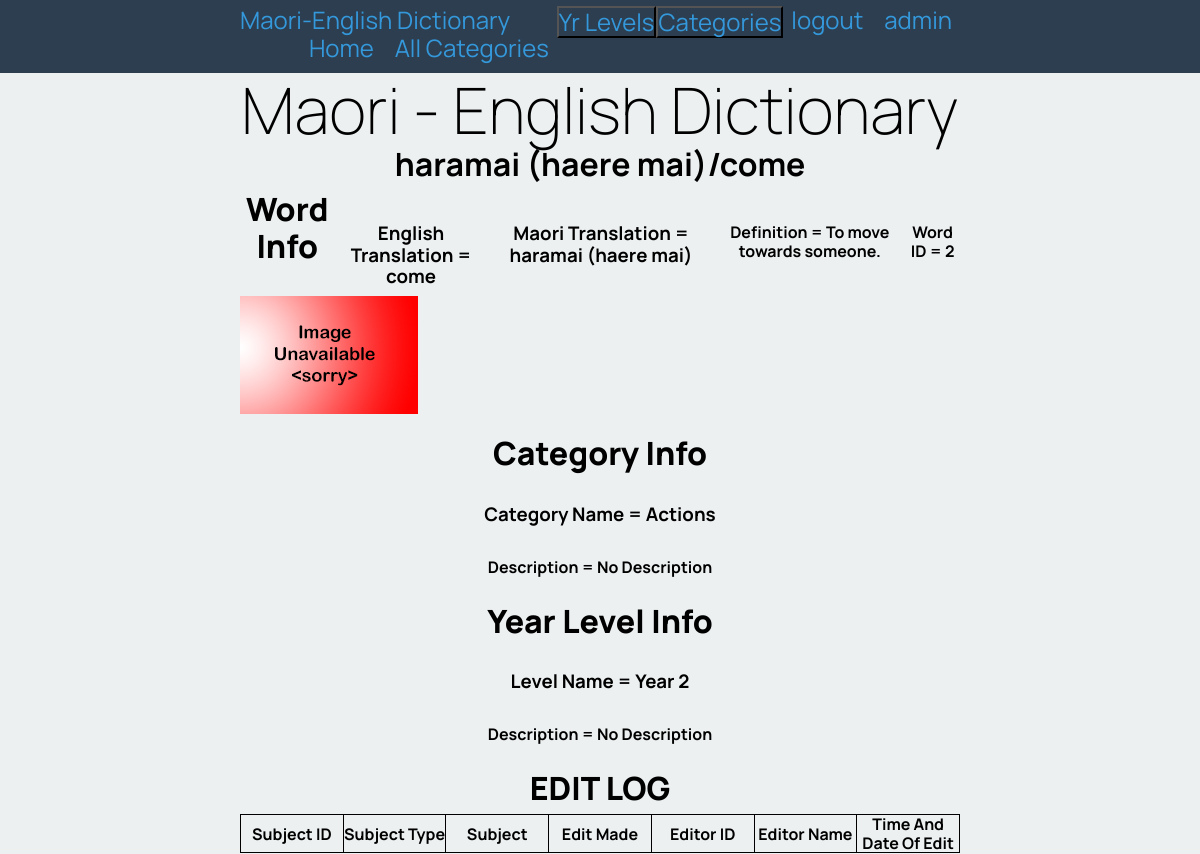
Screenshot of /word_page/2 (signed in) with the database file from the repository.
### tables this page shows
CREATE TABLE words
(
    id         integer
        constraint words_pk
            primary key autoincrement,
    eng_word   varchar(30),
    category   integer
        constraint words_categories_id_fk
            references categories,
    definition varchar(150),
    level      integer
        constraint english_words_categories_id_fk_2
            references categories,
    mri_word   varchar(30)
, image varchar(60));

CREATE TABLE categories
(
    id          integer
        constraint categories_pk
            primary key autoincrement,
    title       varchar(30),
    description varchar(150)
, type char(10));

### app.py (the view)
@app.route('/word_page/<word_id>')
def render_word_page(word_id):
    con = create_connection(DATABASE)
    cur = con.cursor()
    query = "SELECT mri_word, eng_word, definition, category, level, image, id FROM words WHERE id = ?"
    cur.execute(query, (word_id))
    word_list = cur.fetchall()
    query = "SELECT title, description FROM categories WHERE id =? "
    cur.execute(query, (word_list[0][3],))
    cat_info = cur.fetchall()[0]
    cur.execute(query, (word_list[0][4],))
    lev_info = cur.fetchall()[0]
    if is_logged_in()[1] != "admin":
        query = "SELECT edited_id, edited_type, edit, editor_id, date_time, editor_name, edited_title FROM edit_log WHERE edited_id=? or edited_id=? or edited_id=?"
        cur.execute(query, (word_id, word_list[0][3], word_list[0][4]))
        edit_list = cur.fetchall()
    else:
        edit_list = []
    con.close()
    print(lev_info)
    print(cat_info)
    return render_template('word_page.html', cat_list=render_cat_lev_menus('C'), lev_list=render_cat_lev_menus('L'), logged_in=is_logged_in()[0], perms=is_logged_in()[1], word_list=word_list, cat_info=cat_info, lev_info=lev_info, edit_list=edit_list)

### app.py (called while the page is built)
def create_connection(db_file: object) -> object:
    try:
        connection = sqlite3.connect(db_file)
        return connection
    except Error as e:
        print(e)
    return None

def is_logged_in():
    if session.get("email") is None:
        print("Not logged in")
        perms = ""
        return False, perms
    else:
        print("Logged in")
        perms = session.get('user_perms')
        return True, perms

def render_cat_lev_menus(catlev):
    con = create_connection(DATABASE)
    query = "SELECT id, title FROM categories WHERE type=?"
    cur = con.cursor()
    cur.execute(query, (catlev))
    cat_list = cur.fetchall()
    con.close()
    return cat_list

### Templates/word_page.html (shortened to what this page needs)
{% extends "base.html" %}
{% block pageheading %} {{ word_list[0][0] }}/{{ word_list[0][1] }} {% endblock %}
{% block main %}
<div class = word-page>
    <h2><strong> Word Info </strong></h2>
    <h3>English Translation = {{ word_list[0][1] }}</h3>
    <h3>Maori Translation = {{ word_list[0][0] }}</h3>
    <h4>Definition = {{ word_list[0][2] }}</h4>
    <h4>Word ID = {{ word_list[0][6] }}</h4>
    </div>
    <div class = word-page-image>
        <img src="/static/images/{{ word_list[0][5] }}" onerror="this.onerror=null;this.src='/static/images/noimage.png';">
    </div>
    <br>
    <h2><strong> Category Info </strong></h2>
    <h3>Category Name = {{ cat_info[0] }}</h3>
    <h4>Description = {{ cat_info[1] }}</h4>
    <br>
    <h2><strong> Year Level Info </strong></h2>
    <h3>Level Name = {{ lev_info[0] }}</h3>
    <h4>Description = {{ lev_info[1] }}</h4>
    <br>
    {% if perms == "admin" %}
    <h2><strong> EDIT LOG </strong></h2>
    <table>
        <tr>
            <th>Subject ID</th>
            <th>Subject Type</th>
            <th>Subject</th>
            <th>Edit Made</th>
            <th>Editor ID</th>
            <th>Editor Name</th>
            <th>Time And Date Of Edit</th>
        </tr>
    </table>
</div>
{% endif %}
{% endblock %}

### Static/maori_dictionary.css (style rules this page uses)
* { font-family: 'Manrope', sans-serif; padding: 0; margin: 0; box-sizing: border-box; }
body { background-color: rgba(236, 240, 241, 1.0); }
img { max-width: 100%; }
h2 { font-size: 2rem; text-align: center; margin: 0 0 0.5rem 0; }
table { border-collapse: collapse; }
h3,h4 { text-align: center; margin: 2rem 0 0.5rem 0; }
table, th, td { border: 1px solid black; }
th { width: 14%; }
.word-page-image { max-height: 250px; overflow: hidden; }
.word-page { display: flex; justify-content: center; }

### rows the page displays
words: mri_word "haramai (haere mai)", eng_word "come", definition "To move towards someone.", id "2"
categories: title "Actions", description "No Description"
categories: title "Year 2", description "No Description"
